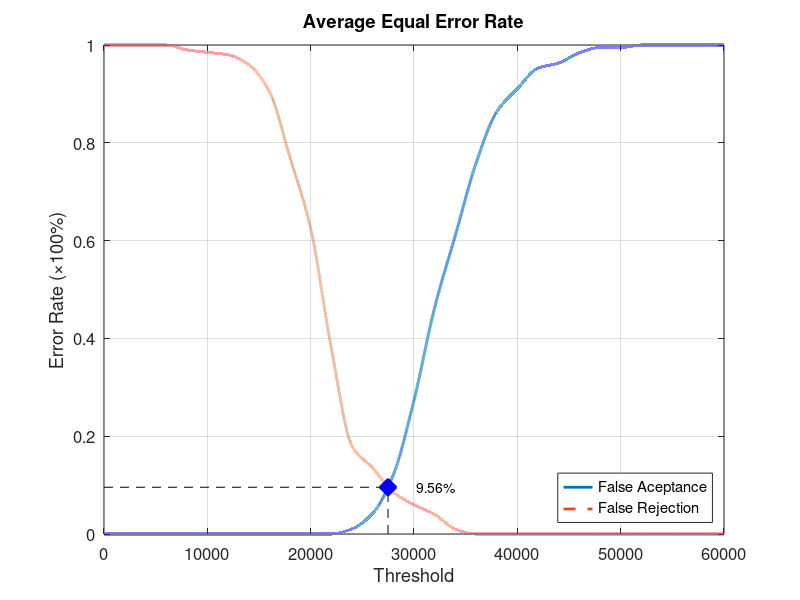
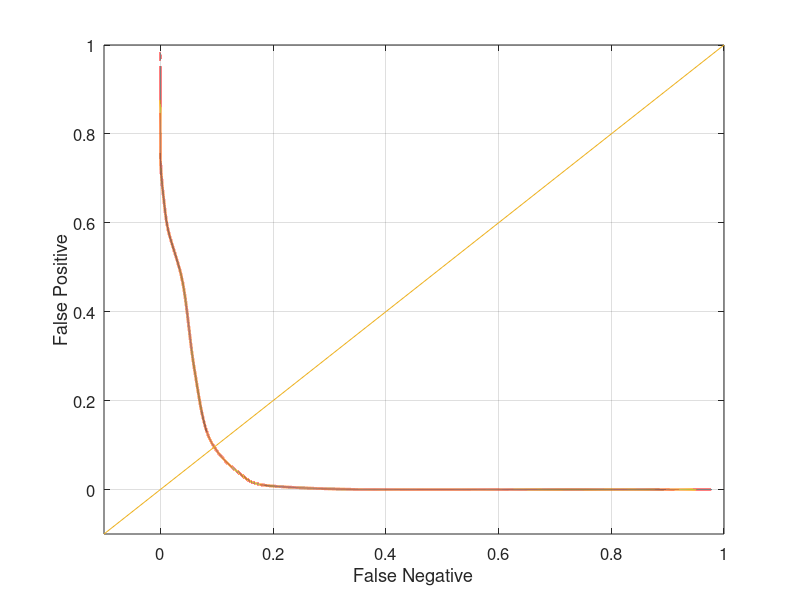

Write the MATLAB code that produced these figures, in order.
function yEER = Database2_4
close all;
clear;
clc;
x = 0:2000:60000;
xq = 0:0.5:60000;

y0 = [0 0 0 0 0 0 0 0 0 0 0 0 0.0105263 0.0421053 0.121053 0.273684 0.463158 0.610526 0.757895 0.863158 0.910526 0.952632 0.963158 0.984211 0.994737 0.994737 1 1 1 1 1];
yy0 = interp1(x, y0, xq, 'pchip');
y1 = [1 1 1 1 0.99 0.985 0.98 0.96 0.905 0.77 0.625 0.38 0.18 0.135 0.085 0.06 0.04 0.01 0 0 0 0 0 0 0 0 0 0 0 0 0];
yy1 = interp1(x, y1, xq, 'pchip');

% Calculating EER: 
y2 = abs(y0 - y1);
find(y2 == min(y2))
yy2 = abs(yy0 - yy1);
xEER = find(yy2 == min(yy2));
xEERIndex = xq(xEER) % X-axis EER
yEER = yy0(xEER) % Y-axis EER

main = figure
plot(xq, yy0,'-','LineWidth', 2);	hold on
plot(xq, yy1,'--','LineWidth', 2);	hold on
plot([xEERIndex xEERIndex], [0 yEER], 'k--');	hold on
plot([0 xEERIndex], [yEER yEER], 'k--');	hold on
plot(xEERIndex, yEER, 'bx', 'LineWidth', 10);	hold on
text(xEERIndex + 10 * xEERIndex / 100, yEER, [num2str(round((10000 * yEER)) / 100) '%'])
legend('False Aceptance', 'False Rejection', 'Location', 'SouthEast')
xlabel('Threshold')
ylabel('Error Rate (\times100%)')
title('Average Equal Error Rate')
set(gca, 'FontSize', 12)
axis([0 60000 0 1])
grid on

print(main, 'Database2_4Main', '-dpng');
FNRxFPR = figure('Color', [1 1 1]);
plot(yy1, yy0, '-', yy1, yy0, 'LineWidth', 2);
hold on
y = -0.1:0.1:1
plot(y, y); 
set(gca, 'FontSize', 12)
xlabel('False Negative')
ylabel('False Positive')
axis([-0.1 1 -0.1 1])
set(gca, 'FontSize', 12)
grid on

print(FNRxFPR, 'Database2_4FNRxFPR','-dpng');
end
